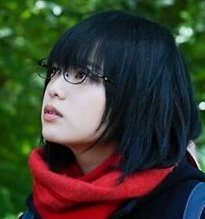
#> input picture CSC420 Intro to Image Understanding/yurina.jpg, 205 x 219 px
$ jupyter execute --allow-errors 'Linear Filters.ipynb'
#> lines starting #> are read from the running program, lines starting #| are printed output that depends on the picture; after the words box and inside, x2 and y2 are one past the last pixel; in counts of white or black regions, pixels touching at a corner belong together
[cell 1]
import cv2
import numpy as np
from matplotlib import pyplot as plt
import math
import scipy.ndimage

[cell 2]
def show_image(img, ax, title=""):
    # since plt and cv2 have different RGB sorting
    img = cv2.cvtColor(img,cv2.COLOR_BGR2RGB)
    ax.imshow(img)
    ax.set_axis_off()
    ax.set_title(title)

## Images

Denote a image (matrix of integer values) as $I$
For gray-scale images, $I_{m\times n}$; where $I(i,j)$ is called intensity
For color images, $I_{m\times n\times \{1,2,3\}}$, 3 for RGB values

Alternatively, think of a grayscale image as a mapping $I:\mathbb N^2 \rightarrow \{0,1,...,255\}$, i.e. position $(i,j)\rightarrow$ gray-scale, where 0 is black, 255 is white

__Example__
For image $I(i,j)$; $I(i,j)+50$ lighten the image, $I(i,-j)$ rotate the image horizontally

[cell 3]
# load as gray scale
img_gray = cv2.imread("./yurina.jpg", cv2.IMREAD_GRAYSCALE)
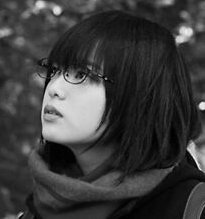
#> img_gray: shape (219, 205); min 0, max 246, mean 59.4
# load as colored
img = cv2.imread("./yurina.jpg")
#> img is the input picture: shape (219, 205, 3); mean B, G, R 48.8, 61.5, 59.4

[cell 4]
img1 = cv2.add(img_gray, 50)
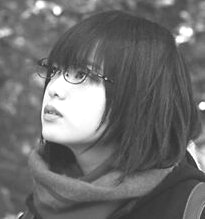
#> img1: shape (219, 205); min 50, max 255, mean 109.2
img2 = cv2.flip(img, 1)
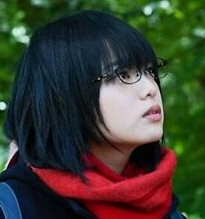
#> img2: shape (219, 205, 3); mean B, G, R 48.8, 61.5, 59.4

fig, axs = plt.subplots(2, 2, figsize = (8, 10))
show_image(img, axs[0][0], "I(i,j) colored")
show_image(img2, axs[0][1], "I(i,-j) colered")
show_image(img_gray, axs[1][0], "I(i,j) gray scale")
show_image(img1, axs[1][1], "I(i,j) + 50")

## Image filters
Modify the pixels in an image based on some function of a local neighborhood of each pixel

Can be used to enhance (denoise), detect patterns (matching), extract information (texture, edges)

##### Boundary Effects
Consider the boundary of the image, there are three modes: `full, same, valid`

## Correlation
Given a image $I$, the filtered image is
$$G(i,j) = \sum_{u=-k}^k \sum_{v=-k}^k F(u,v)\cdot I(i+u, j + v)$$
The entries of the weight __kernel__ of __mask__ $F(u,v)$ are often called the __filter coefficients__
Denote this __correlation__ operator $F\otimes I$

OpenCV `cv2.filter2d`

We can also write correlation in a more compact form using vectors, i.e.

Let $\mathbf f = F$ be the kernel matrix, $\mathbf t_{ij} = T_{i,j}(I_{\{i-k, i+k\} \times \{j-k, j+k\}})$ be the matrix of the image centered at $(i,j)$ and of size $2k + 1$, then $G(i,j)=\mathbf f\cdot \mathbf t_{ij}$

And the full image
$$\mathbf G_{m\times n} =
\begin{bmatrix}
G(0,0) &G(0, 1)&... &G(0, n) \\
G(1,0) &G(1, 1)&... &G(1, n) \\
... &...&... &... \\
G(m,0) &G(m, 1)&... &G(m, n) \\
\end{bmatrix}$$

### Example of Filter kernels

##### Unchanged
\begin{bmatrix}
0 &0 &0 \\
0 &1 &0 \\
0 &0 &0
\end{bmatrix}
##### shifting to the left by 1px
\begin{bmatrix}
0 &0 &0 \\
0 &0 &1 \\
0 &0 &0
\end{bmatrix}

[cell 5]
k_shifting = np.zeros((50,50))
k_shifting[0, 25] = 1
img_shifting = cv2.filter2D(img, -1, k_shifting)
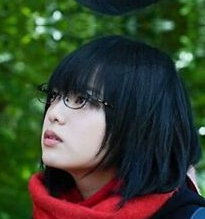
#> img_shifting: shape (219, 205, 3); mean B, G, R 49, 67.6, 57.4

fig, axs = plt.subplots(1, 2, figsize=(8, 4))
show_image(img, axs[0], "Original")
show_image(img_shifting, axs[1], "Shifted to the bottom by 25px")

##### Sharpening
$$M1 = \begin{bmatrix}
0 &0 &0 \\
0 &2 &0 \\
0 &0 &0
\end{bmatrix} -
\frac{1}{9}
\begin{bmatrix}
1 &1 &1 \\
1 &1 &1 \\
1 &1 &1
\end{bmatrix}$$
To enhance the effect, using a larger center value
$$M2 = \begin{bmatrix}
0 &0 &0 \\
0 &5 &0 \\
0 &0 &0
\end{bmatrix} -
\frac{4}{9}
\begin{bmatrix}
1 &1 &1 \\
1 &1 &1 \\
1 &1 &1
\end{bmatrix}$$
If we enlarge the matrix to 5
$$M3 = \vec 0_{5\times 5} + [5]_{center} -
\frac{4}{25}
J_{5\times 5}$$

[cell 6]
k_sharp_3_2 = np.zeros((3,3), np.float32)
k_sharp_3_2[1,1] = 2
k_sharp_3_2 = k_sharp_3_2 - np.ones((3,3), np.float32) / 9
img_sharp_3_2 = cv2.filter2D(img, -1, k_sharp_3_2)

k_sharp_3_5 = np.zeros((3,3), np.float32)
k_sharp_3_5[1,1] = 5
k_sharp_3_5 = k_sharp_3_5 - np.ones((3,3), np.float32) *4 / 9
img_sharp_3_5 = cv2.filter2D(img, -1, k_sharp_3_5)

k_sharp_5_5 = np.zeros((5,5), np.float32)
k_sharp_5_5[1,1] = 5
k_sharp_5_5 = k_sharp_5_5 - np.ones((5,5), np.float32) *4 / 25
img_sharp_5_5 = cv2.filter2D(img, -1, k_sharp_5_5)
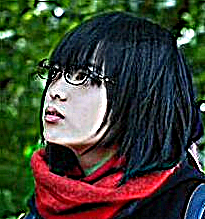
#> img_sharp_5_5: shape (219, 205, 3); mean B, G, R 52.1, 65, 62.9

fig, axs = plt.subplots(1, 3, figsize=(12, 4))
show_image(img_sharp_3_2, axs[0], "Sharpen by M1")
show_image(img_sharp_3_5, axs[1], "Enhanced effect, Sharpen by M2")
show_image(img_sharp_5_5, axs[2], "Enhanced effect, Sharpen by M3")

### Smoothing

##### Smoothing 1: Moving Averaging filter
Simplest thing is to replace each pixel by the __average__ of its neighbors, i.e.
$F$ will be a $(2k+1)^{-2} J_{(2k+1)\times (2k+1)}$ matrix

__Assumption__ neighboring pixels are similar, and noise is independent of pixels.

For example, the following uses $\frac{1}{9}J_{3\times 3}$ and $\frac{1}{25}J_{5\times 5}$, note that the matrix should add up to one, hence the image is normalized.

[cell 7]
k_3 = np.ones((3,3),np.float32) / 9
img_3 = cv2.filter2D(img,-1,k_3)

k_5 = np.ones((5,5),np.float32) / 25
img_5 = cv2.filter2D(img,-1,k_5)

k_11 = np.ones((11,11),np.float32) / 121
img_11 = cv2.filter2D(img,-1,k_11)

fig, axs = plt.subplots(1, 3, figsize=(12, 4))
show_image(img_3, axs[0], "k=1")
show_image(img_5, axs[1], "k=2")
show_image(img_11, axs[2], "k=5")

##### Smoothing 2: Gaussian Filter
When we want nearest neighboring pixels to have the most influence on the output, which can removes high-frequency components from the image (low-pass filter).

For example,
$$F = \frac{1}{16}
\begin{bmatrix}
1 &2 &1 \\
2 &4 &2 \\
1 &2 &1
\end{bmatrix}$$

The Gaussian kernel is an approximation of a 2d Gaussian function
$$h_{\sigma}(u,v)=\frac{1}{2\pi \sigma^2}\exp(-\frac{u^2 + v^2}{\sigma^2})$$

[cell 8]
# simple version of a square Gaussian function
# this filter is equivalent to cv2.GaussianBlur(img, (size, size), sigma)
def Gaussian(size, sigma):
    coef = 1 / (2 * math.pi * sigma **2)
    gaus = np.fromfunction(lambda x, y: coef * math.e ** ((-1*((x-(size-1)/2)**2+(y-(size-1)/2)**2))/(2*sigma**2)), (size, size))
    return gaus / np.sum(gaus)

[cell 9]
fig, axs = plt.subplots(3, 3, figsize=(12, 12))
for r in range(3):
    for c in range(3):
        size = 5 * (r + 1)
        sigma = 2 * c + 1
        title = str(size) + "*" + str(size)+", sigma = " + str(sigma)
        show_image(cv2.filter2D(img, -1, Gaussian(size, sigma)), axs[r][c], title)
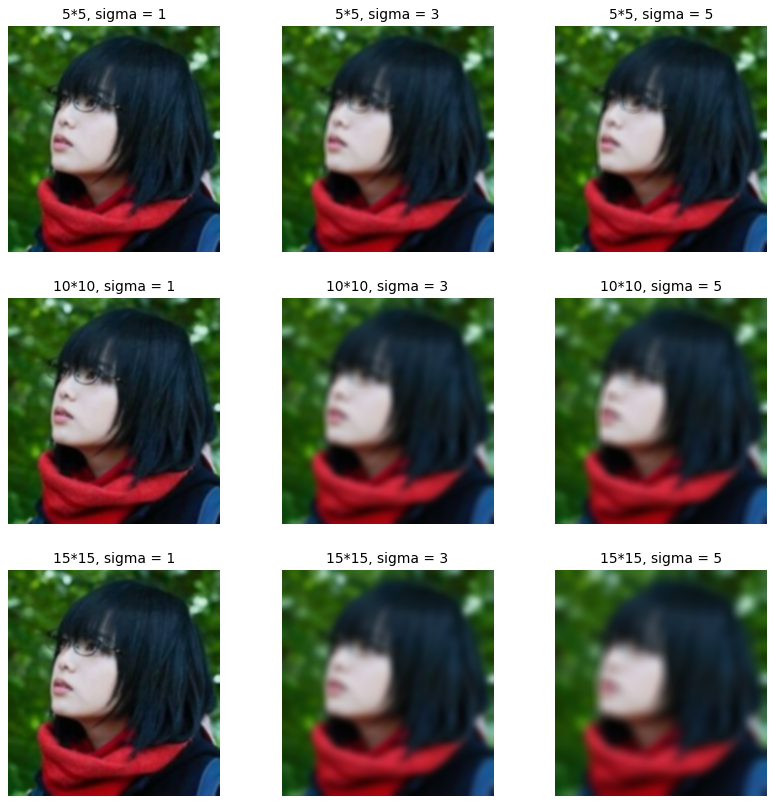
#> figure drawn by matplotlib, 9 panels

[cell 10]
fig, axs = plt.subplots(3, 3, figsize=(12, 12))
for r in range(3):
    for c in range(3):
        size = 5 * (r + 1)
        sigma = 2 * c + 1
        title = str(size) + "*" + str(size)+", sigma = " + str(sigma)
        axs[r][c].imshow(Gaussian(size,sigma), interpolation='bilinear')
        axs[r][c].set_title(title)
        axs[r][c].set_axis_off()
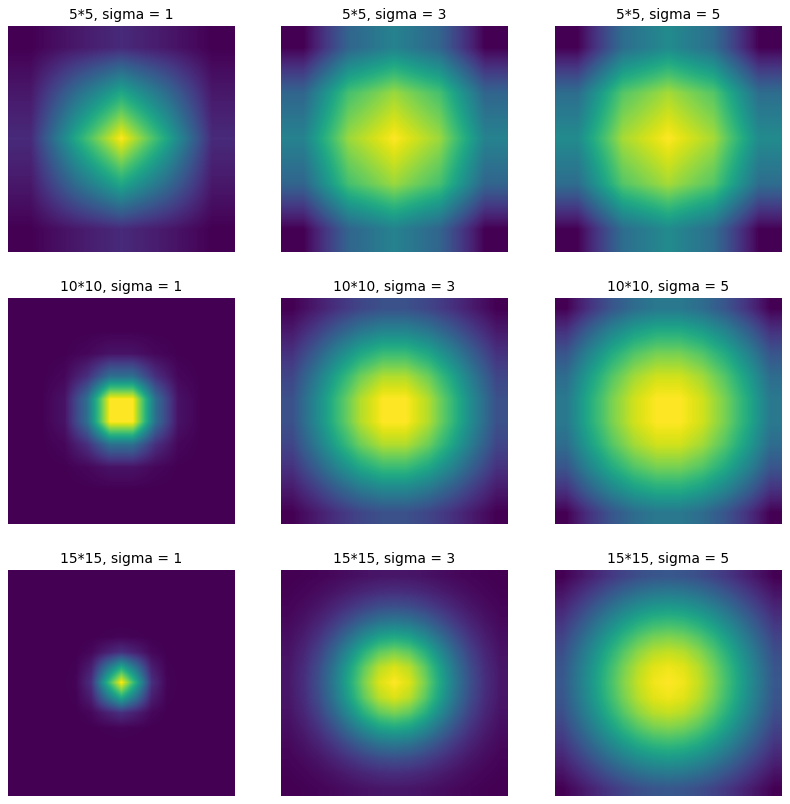
#> figure drawn by matplotlib, 9 panels

A more general form of the Gaussian kernel is obtained by the multi-variante Gaussian distribution $\mathcal N(\mu, \Sigma)$, where
$$P(\vec x) = \frac{1}{(2\pi)^{d/2} |\Sigma|^{1/2}} \exp(-\frac{(\vec x - \mu)^T \Sigma^{-1}(\vec x - \mu)}{2})$$

#### Properties of Smoothing
- All values are positive
- The kernel sums up to 1 to prevent re-scaling of the image
- Remove high-frequency components (edges); low-pass filter

### Filtering image to find image crop (Normalized cross-correlation)
Let $\mathbf f$ be a image crop, $\mathbf t$ be the original image, then $G(i,j) = \frac{\mathbf f^T \mathbf t_{ij}}{\|\mathbf f^T \|\|\mathbf t_{ij}\|}$ is the "normalized score" $(0\sim 1)$, where $1$ indicates the matching

Consider the following image crop

#> (a cell that did not finish here is left out)

[cell 12]
img_crop = img.copy()
cv2.rectangle(img_crop, (15, 35), (65, 85), 255)
#> img_crop: shape (219, 205, 3); 0.45% of pixels changed, all inside (x1, y1, x2, y2) = (15, 35, 66, 86)

crop = img[35: 85, 15: 65]
fig, axs = plt.subplots(1, 3, figsize=(12,4));
show_image(img_crop, axs[0], "image")

matched = cv2.matchTemplate(img, crop, cv2.TM_CCORR_NORMED)
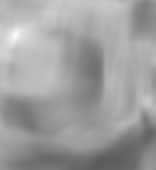
#> matched: shape (170, 156) float32; min 0.363, max 1, mean 0.623
show_image(matched, axs[1], "matching score")

loc = np.where(matched == 1)
#> loc = ([35], [15])
# Draw a rectangle around the matched region.
for pt in zip(*loc[::-1]):
    cv2.rectangle(img_crop, pt, (pt[0] + 50, pt[1] + 50), (255,255,255))
#> this loop made 1 pass
#> pt on pass 1: (15, 35)
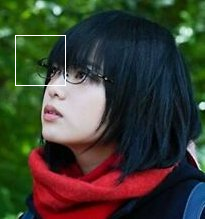
#> img_crop: shape (219, 205, 3); mean B, G, R 49.7, 62.2, 60.3

show_image(img_crop, axs[2], "find")

## Convolution

A convolution $F*I$ is equivalent to flip $F$ along the diagonal and apply correlation. i.e.
$$G(i,j) = \sum_{u=-k}^k\sum_{v={-k}}^k F(u,v)\cdot I(i-u, j-v)$$

Obviously, for a symmetric filter matrix, convolution and correlation will do the same

Convolution is the natural linear feature, and it is
- commutative $f*g = g*f$,
- associative $f*(g*h) = (f*g)*h$,
- distributive $f*(g+h)=f*g + f*h$
- associative with scalar $\lambda (f*g)=(\lambda f)*g$
- The Fourier transform of two convolved images is the product of their individual Fourier transforms $\mathcal F(f*g) =\mathcal F(f)\cdot \mathcal F(g)$

## Separable Filters
A convolution filter is separable if it can be written as the outer product of two 1D filters. i.e. $F = vh^T$, then $F*I = v*(h*I)$ by associative property.

__Example__
$$ k^{-2} J = k^{-1}[1 \:1 \:... \:1]^T k^{-1}[1 \:1 \:... \:1]$$

$$ \frac{1}{16}
\begin{bmatrix}
1 &2 &1 \\
2 &4 &2 \\
1 &2 &1
\end{bmatrix}
= \frac{1}{4}
\begin{bmatrix}
1\\ 2\\ 1
\end{bmatrix}
\frac{1}{4}
\begin{bmatrix}
1&2&1
\end{bmatrix}$$

$$ \frac{1}{8}
\begin{bmatrix}
-1 &0 &1 \\
-2 &0 &2 \\
-1 &0 &1
\end{bmatrix}
= \frac{1}{2}
\begin{bmatrix}
-1\\ 0\\ 1
\end{bmatrix}
\frac{1}{2}
\begin{bmatrix}
-1&0&1
\end{bmatrix}$$

[cell 13]
kernel = np.array([[1, 0, 1],
                   [2, 0, 2],
                   [1, 0, 1]]) / 8
kernel_h = np.array([1, 0, 1]) / 2
kernel_v = np.reshape(kernel_h, (3, 1))
img_k = cv2.filter2D(img, -1, kernel)
img_k1 = cv2.filter2D(img, -1, kernel_h)
img_k2 = cv2.filter2D(img_k1, -1, kernel_v)

fig, axs = plt.subplots(1, 3, figsize=(12, 4))
show_image(img_k, axs[0], "kernel")
show_image(img_k1, axs[1], "v")
show_image(img_k2, axs[2], "vh")

[cell 14]
fig, axs = plt.subplots(3,3, figsize=(12, 12))
for i in range(3):
    for j in range(3):
        a = np.random.rand(1, 10)
        b = np.random.rand(10, 1)
        axs[i][j].imshow(a * b)
        axs[i][j].set_axis_off()
fig.suptitle("Examples of separable filters");
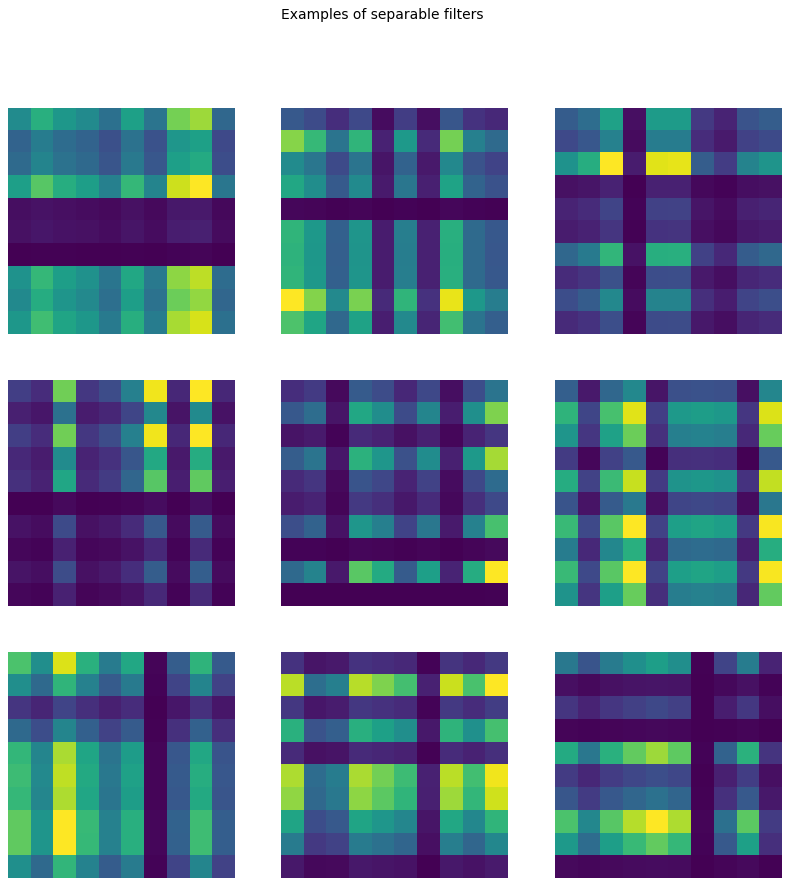
#> figure drawn by matplotlib, 9 panels
